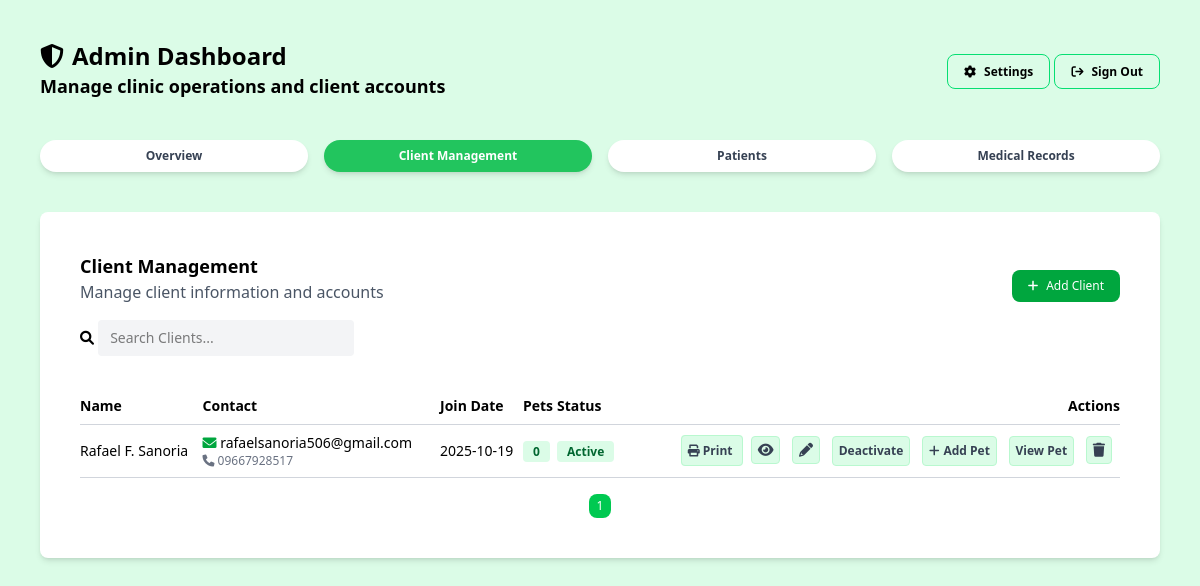
Page /admin/client-management.php (signed in) on the committed database.
### tables this page shows
CREATE TABLE `owners` (
  `id` bigint(20) NOT NULL,
  `user_id` bigint(20) DEFAULT NULL,
  `name` text NOT NULL,
  `email` text DEFAULT NULL,
  `phone` varchar(32) DEFAULT NULL,
  `emergency` varchar(32) DEFAULT NULL,
  `address` longtext NOT NULL,
  `created_at` timestamp NOT NULL DEFAULT current_timestamp(),
  `status` enum('Active','Inactive') NOT NULL DEFAULT 'Active'
);

### helpers/fetch.php (called while the page is built, shortened)
<?php
function fetchAllData(PDO $pdo, string $query, array $params = []): array
{
    $stmt = $pdo->prepare($query);
    $stmt->execute($params);
    return $stmt->fetchAll(PDO::FETCH_ASSOC);
}

### admin/client-management.php (the view, shortened to what this page needs)
<?php
include_once __DIR__ . '/../config/config.php';
require_once __DIR__ . '/../helpers/fetch.php';
?>
<!DOCTYPE html>
<html lang="en">
<head>
    <link rel="stylesheet" href="../assets/css/output.css">
    <link rel="stylesheet" href="../assets/css/global.css">
    <link rel="stylesheet" href="https://cdnjs.cloudflare.com/ajax/libs/font-awesome/6.0.0-beta3/css/all.min.css">
</head>
<body class="bg-green-100 w-full min-h-screen overflow-y-auto">
    <?php include_once '../includes/admin-header.php'; ?>
    <main class="p-10 max-w-[1400px] mx-auto">
        <section class="p-10 bg-white rounded-lg shadow-md">
            <div class="mb-4 flex items-center justify-between">
                <div>
                    <h3 class="font-semibold text-lg">Client Management</h3>
                    <h4 class="text-gray-600">Manage client information and accounts</h4>
                </div>
                <button data-modal="addClientModal"
                    class="open-modal mt-4 px-4 py-2 bg-green-600 text-white rounded-lg text-xs hover:bg-green-700 cursor-pointer">
                    <i class="fa-solid fa-plus mr-2"></i>Add Client
                </button>
            </div>
            <div class="mb-4">
                <form>
                    <i class="fa-solid fa-search text-sm"></i>
                    <input type="search" id="search" placeholder="Search Clients..."
                        class="bg-gray-100 rounded px-3 py-2 mb-4 text-sm w-64 focus:outline-none focus:ring-2 focus:ring-green-500">
                </form>
            </div>
            <table class="w-full border-collapse">
                <thead>
                    <tr class="text-sm text-left border-b border-gray-300">
                        <th class="font-semibold py-2">Name</th>
                        <th class="font-semibold py-2">Contact</th>
                        <th class="font-semibold py-2">Join Date</th>
                        <th class="font-semibold py-2">Pets</th>
                        <th class="font-semibold py-2">Status</th>
                        <th class="font-semibold py-2 text-right">Actions</th>
                    </tr>
                </thead>
                <tbody id="clientsBody">
                    <?php
                    $clients = fetchAllData($pdo, "SELECT
                                o.id AS owner_id,
                                o.user_id,
                                o.name,
                                o.email,
                                o.emergency,
                                o.phone,
                                o.created_at,
                                o.status,
                                o.address,
                                GROUP_CONCAT(p.name SEPARATOR ', ') AS pets,
                                COUNT(p.id) AS pet_count
                            FROM owners o
                            LEFT JOIN pets p ON o.id = p.owner_id
                            GROUP BY o.id ORDER BY o.created_at DESC
                            ");
                    $status = [
                        'Active' => ['bg' => 'bg-green-100', 'color' => 'text-green-800'],
                        'Inactive' => ['bg' => 'bg-red-500', 'color' => 'text-white']
                    ];
                    foreach ($clients as $client) {
                        $Type = $client['status'];
                        $typeinfo = $status[$Type] ?? ['color' => 'text-gray-700', 'bg' => 'bg-gray-200'];
                        echo '<tr class="border-b border-gray-300 hover:bg-green-50 text-sm text-left">';
                        echo '<td class="py-2">' . htmlspecialchars($client['name']) . '</td>';
                        echo '<td class="py-2 flex flex-col">' . '<span><i class="fa-solid fa-envelope text-green-600"></i>&nbsp;' . htmlspecialchars($client['email']) . '</span>' . '<span class="text-gray-500 text-xs"><i class="fa-solid fa-phone">&nbsp;</i>' . htmlspecialchars($client['phone']) . '</span></td>';
                        echo '<td class="py-2">' . date('Y-m-d', strtotime($client['created_at'])) . '</td>';
                        echo '<td class="py-2"><span class="bg-green-100 text-green-800 text-xs font-semibold px-2.5 py-0.5 rounded">' . $client['pet_count'] . '</span></td>';
                        echo '<td class="py-2"><span class="' . $typeinfo['bg'] . ' ' . $typeinfo['color'] . ' text-xs font-semibold px-2.5 py-0.5 rounded">' . $client['status'] . '</td>';
                        echo '<td class="py-2 text-right">
                            <a href="../print/information.php?id=' . $client['owner_id'] . '" class="cursor-pointer text-gray-700 mr-2 text-xs font-semibold bg-green-100 p-1.5 border rounded border-green-200 hover:bg-green-300" target="_blank">
                            <i class="fa-solid fa-print"></i>
                            Print
                            </a>
                            <button
                                data-modal="viewModal"
                                data-id="' . $client['owner_id'] . '"
                                data-name="' . htmlspecialchars($client['name'] ?? '') . '"
                                data-email="' . htmlspecialchars($client['email'] ?? '') . '"
                                data-phone="' . htmlspecialchars($client['phone'] ?? '') . '"
                                data-emergency="' . htmlspecialchars($client['emergency'] ?? '') . '"
                                data-created="' . date('Y-m-d', strtotime($client['created_at'])) . '"
                                data-address="' . htmlspecialchars($client['address'] ?? '') . '"
                                data-petcount="' . $client['pet_count'] . '"
                                class="open-modal fa-solid fa-eye cursor-pointer text-gray-700 mr-2 bg-green-100 p-1.5 border rounded border-green-200 hover:bg-green-300">
                            </button>
                            <button class="open-update-modal fa-solid fa-pencil-alt cursor-pointer text-gray-700 mr-2 bg-green-100 p-1.5 rounded border border-green-200 hover:bg-green-300"
                                data-id="' . $client['owner_id'] . '">
                            </button>';
                        if ($client['status'] === 'Inactive') {
                            echo '
                            <button
                                class="toggle-status-btn cursor-pointer text-gray-700 mr-2 bg-red-100 text-xs font-semibold p-1.5 rounded border border-red-200 hover:bg-red-300"
                                data-id="' . $client['user_id'] . '"
                                data-action="activate">
                                Activate
                            </button>';
                        } else {
                            echo '
                            <button
                                class="toggle-status-btn cursor-pointer text-gray-700 mr-2 bg-green-100 text-xs font-semibold p-1.5 rounded border border-green-200 hover:bg-green-300"
                                data-id="' . $client['user_id'] . '"
                                data-action="deactivate">
                                Deactivate
                            </button>';
                        }
                        echo '
                        <button
                            data-owner="' . $client['owner_id'] . '"
                            class="open-pet-modal text-gray-700 cursor-pointer mr-2 bg-green-100 text-xs font-semibold p-1.5 rounded border border-green-200 hover:bg-green-300">
                            <i class="fa-solid fa-plus mr-1"></i>Add Pet
                        </button>
                        <button
                            data-modal="viewPetModal"
                            data-owner="' . $client['owner_id'] . '"
                            class="open-modal text-gray-700 cursor-pointer mr-2 bg-green-100 text-xs font-semibold p-1.5 rounded border border-green-200 hover:bg-green-300">
                            View Pet
                        </button>
                        <button
                            class="open-delete-modal fa-solid fa-trash cursor-pointer text-gray-700 mr-2 bg-green-100 p-1.5 border rounded border-green-200 hover:bg-red-400"
                            data-id="' . $client['user_id'] . '"
                            data-name="' . htmlspecialchars($client['name']) . '">
                        </button>
                    </td>';
                        echo '</tr>';
                    }
                    ?>
                </tbody>
            </table>
            <div id="pagination" class="flex justify-center space-x-2 mt-4"></div>
        </section>
    </main>
</body>
</html>

### rows in the picture
owners: name "Rafael F. Sanoria", email "rafaelsanoria506@gmail.com", phone "09667928517", created_at "2025-10-19", pet_count "0", status "Active"
